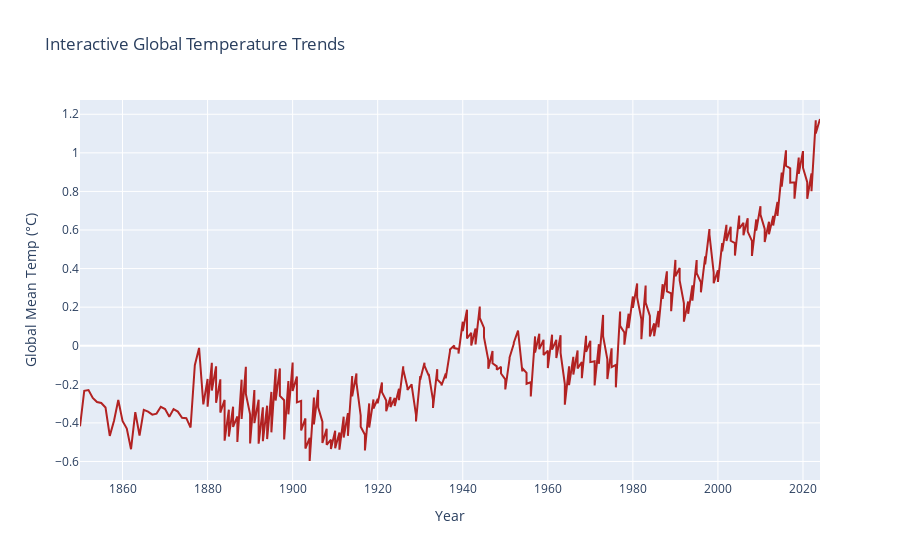

The cell this chart's notebook holds for it:
### Code cell
# Import libraries
import pandas as pd
import matplotlib.pyplot as plt
import seaborn as sns
import plotly.express as px

# Step 1: Load the dataset
# Replace 'path_to_file.csv' with the actual path to your dataset
url = "https://datahub.io/core/global-temp/r/annual.csv"
data = pd.read_csv(url)

# Display first few rows
print("Dataset Preview:")
print(data.head())

# Step 2: Data Cleaning
# Check for missing values
print("\nMissing Values:");
print(data.isnull().sum())

# Rename columns for easier access
data.rename(columns={"Year": "year", "Mean": "global_mean_temp"}, inplace=True)

# Step 3: Exploratory Data Analysis (EDA)
# Plotting global temperature trends
plt.figure(figsize=(10, 6))
plt.plot(data['year'], data['global_mean_temp'], color='b', marker='o', label='Global Mean Temp')
plt.title('Global Temperature Trends (1880 - Recent)', fontsize=16)
plt.xlabel('Year', fontsize=12)
plt.ylabel('Temperature (°C)', fontsize=12)
plt.legend()
plt.grid()
plt.axvspan(1970, 2020, color='orange', alpha=0.3) 
plt.annotate('Accelerated Warming', 
             xy=(1983, 0.50),  # Adjust the xy to place the annotation where you want
             xytext=(1940, 0.60),  # Adjust the position of the text
             arrowprops=dict(facecolor='black', arrowstyle="->"),
             fontsize=12, color='orange', weight='bold')
plt.show()

# Step 4: Heatmap of Monthly Trends

data['month'] = (data['year'] % 12) + 1
pivot_data = data.pivot_table(values='global_mean_temp', index='year', columns='month')
plt.figure(figsize=(12, 6))
sns.heatmap(pivot_data, cmap='coolwarm',
    cbar_kws={'label': 'Mean Temperature (°C)'},
    xticklabels=['Jan', 'Feb', 'Mar', 'Apr', 'May', 'Jun', 'Jul', 'Aug', 'Sep', 'Oct', 'Nov', 'Dec'],
    yticklabels=20, annot=False)

plt.title('Heatmap of Global Temperatures by Year and Month', fontsize=16)
plt.xlabel('Month', fontsize=12)
plt.ylabel('Year', fontsize=12)
plt.show()

# Step 5: Interactive Visualization using Plotly
fig = px.line(data, x='year', y='global_mean_temp', 
              title='Interactive Global Temperature Trends',
              labels={'year': 'Year', 'global_mean_temp': 'Global Mean Temp (°C)'})
fig.update_traces(line=dict(color='firebrick', width=2))
fig.show()

# Step 6: Insights
print("\nBasic Insights:")
print(f"- Dataset starts from {data['year'].min()} and ends at {data['year'].max()}.")
print("- Identify periods with steep temperature changes (visualizations).")

### Figure 1 — Plotly figure (JSON) as saved in the notebook; plotly's stock layout.template omitted (floating-point values rounded to 4 significant figures; data arrays with more than 128 entries replaced by an {"elided": "..."} marker saying what was removed)
{"data": [{"hovertemplate": "Year=%{x}<br>Global Mean Temp (°C)=%{y}<extra></extra>", "legendgroup": "", "line": {"color": "firebrick", "dash": "solid", "width": 2}, "marker": {"symbol": "circle"}, "mode": "lines", "name": "", "orientation": "v", "showlegend": false, "type": "scatter", "x": {"elided": "319 int values"}, "xaxis": "x", "y": {"elided": "319 float values"}, "yaxis": "y"}], "layout": {"legend": {"tracegroupgap": 0}, "title": {"text": "Interactive Global Temperature Trends"}, "xaxis": {"anchor": "y", "domain": [0, 1], "title": {"text": "Year"}}, "yaxis": {"anchor": "x", "domain": [0, 1], "title": {"text": "Global Mean Temp (°C)"}}}}
